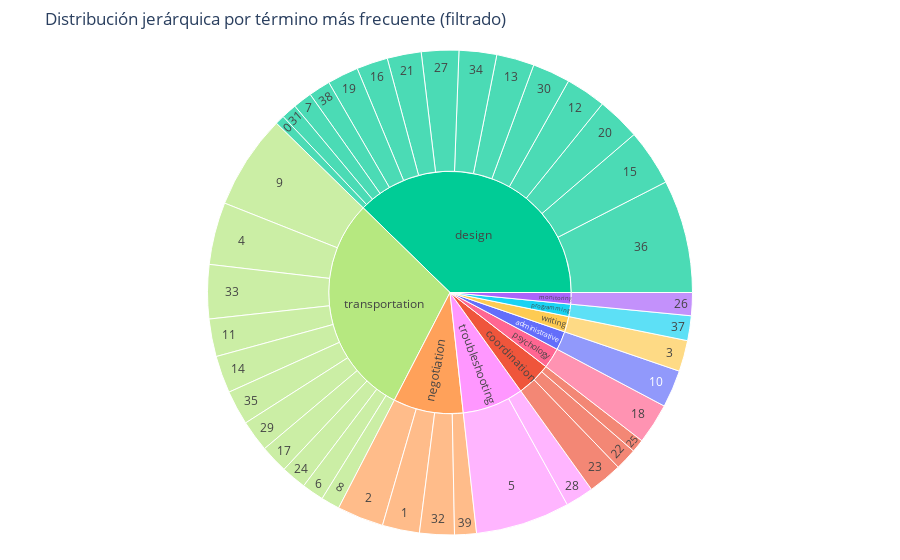

The notebook cell saved with this chart:
### Code cell
fig = px.sunburst(
    df_summary,
    path=["main_term_filtered", "cluster"],
    values="num_offers",
    color="main_term_filtered",
    title="Distribución jerárquica por término más frecuente (filtrado)"
)
fig.update_layout(margin=dict(t=50, l=25, r=25, b=25))
fig.show()

### Figure 1 — Plotly figure (JSON) as saved in the notebook; plotly's stock layout.template omitted (floating-point values rounded to 4 significant figures)
{"data": [{"branchvalues": "total", "customdata": [["administrative"], ["administrative"], ["coordination"], ["coordination"], ["coordination"], ["coordination"], ["design"], ["design"], ["design"], ["design"], ["design"], ["design"], ["design"], ["design"], ["design"], ["design"], ["design"], ["design"], ["design"], ["design"], ["design"], ["design"], ["monitoring"], ["monitoring"], ["negotiation"], ["negotiation"], ["negotiation"], ["negotiation"], ["negotiation"], ["programming"], ["programming"], ["psychology"], ["psychology"], ["transportation"], ["transportation"], ["transportation"], ["transportation"], ["transportation"], ["transportation"], ["transportation"], ["transportation"], ["transportation"], ["transportation"], ["transportation"], ["transportation"], ["troubleshooting"], ["troubleshooting"], ["troubleshooting"], ["writing"], ["writing"]], "domain": {"x": [0, 1], "y": [0, 1]}, "hovertemplate": "labels=%{label}<br>num_offers=%{value}<br>parent=%{parent}<br>id=%{id}<br>main_term_filtered=%{customdata[0]}<extra></extra>", "ids": ["administrative", "administrative/10", "coordination/25", "coordination", "coordination/23", "coordination/22", "design/0", "design/27", "design/21", "design/20", "design/19", "design/34", "design/16", "design/15", "design/36", "design/13", "design/12", "design/38", "design/7", "design", "design/31", "design/30", "monitoring", "monitoring/26", "negotiation/32", "negotiation/39", "negotiation", "negotiation/2", "negotiation/1", "programming/37", "programming", "psychology/18", "psychology", "transportation/6", "transportation/4", "transportation", "transportation/29", "transportation/8", "transportation/24", "transportation/11", "transportation/14", "transportation/35", "transportation/17", "transportation/33", "transportation/9", "troubleshooting/5", "troubleshooting", "troubleshooting/28", "writing", "writing/3"], "labels": ["administrative", "10", "25", "coordination", "23", "22", "0", "27", "21", "20", "19", "34", "16", "15", "36", "13", "12", "38", "7", "design", "31", "30", "monitoring", "26", "32", "39", "negotiation", "2", "1", "37", "programming", "18", "psychology", "6", "4", "transportation", "29", "8", "24", "11", "14", "35", "17", "33", "9", "5", "troubleshooting", "28", "writing", "3"], "marker": {"colors": ["#636efa", "#636efa", "#EF553B", "#EF553B", "#EF553B", "#EF553B", "#00cc96", "#00cc96", "#00cc96", "#00cc96", "#00cc96", "#00cc96", "#00cc96", "#00cc96", "#00cc96", "#00cc96", "#00cc96", "#00cc96", "#00cc96", "#00cc96", "#00cc96", "#00cc96", "#ab63fa", "#ab63fa", "#FFA15A", "#FFA15A", "#FFA15A", "#FFA15A", "#FFA15A", "#19d3f3", "#19d3f3", "#FF6692", "#FF6692", "#B6E880", "#B6E880", "#B6E880", "#B6E880", "#B6E880", "#B6E880", "#B6E880", "#B6E880", "#B6E880", "#B6E880", "#B6E880", "#B6E880", "#FF97FF", "#FF97FF", "#FF97FF", "#FECB52", "#FECB52"]}, "name": "", "parents": ["", "administrative", "coordination", "", "coordination", "coordination", "design", "design", "design", "design", "design", "design", "design", "design", "design", "design", "design", "design", "design", "", "design", "design", "", "monitoring", "negotiation", "negotiation", "", "negotiation", "negotiation", "programming", "", "psychology", "", "transportation", "transportation", "", "transportation", "transportation", "transportation", "transportation", "transportation", "transportation", "transportation", "transportation", "transportation", "troubleshooting", "", "troubleshooting", "", "writing"], "type": "sunburst", "values": [41860.0, 41860.0, 14590.0, 77340.0, 38320.0, 24420.0, 10380.0, 41770.0, 38040.0, 48520.0, 34860.0, 42010.0, 34920.0, 63000.0, 126300.0, 42160.0, 45020.0, 24370.0, 21230.0, 632100.0, 17300.0, 42220.0, 25710.0, 25710.0, 38770.0, 24380.0, 156700.0, 52010.0, 41500.0, 27720.0, 27720.0, 45490.0, 45490.0, 24670.0, 69680.0, 498000.0, 35170.0, 20910.0, 28210.0, 42040.0, 41650.0, 38540.0, 31320.0, 60370.0, 105500.0, 105400.0, 136900.0, 31530.0, 34740.0, 34740.0]}], "layout": {"legend": {"tracegroupgap": 0}, "margin": {"b": 25, "l": 25, "r": 25, "t": 50}, "title": {"text": "Distribución jerárquica por término más frecuente (filtrado)"}}}
